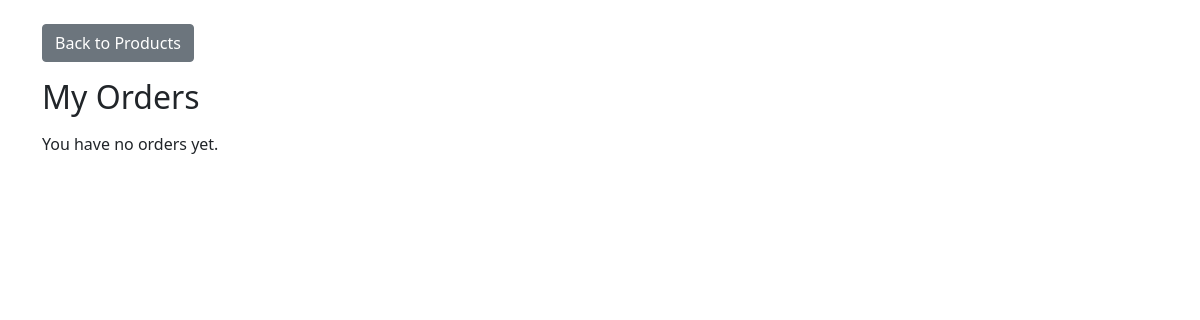
Before: /my_orders/ (signed in) with the older database file.
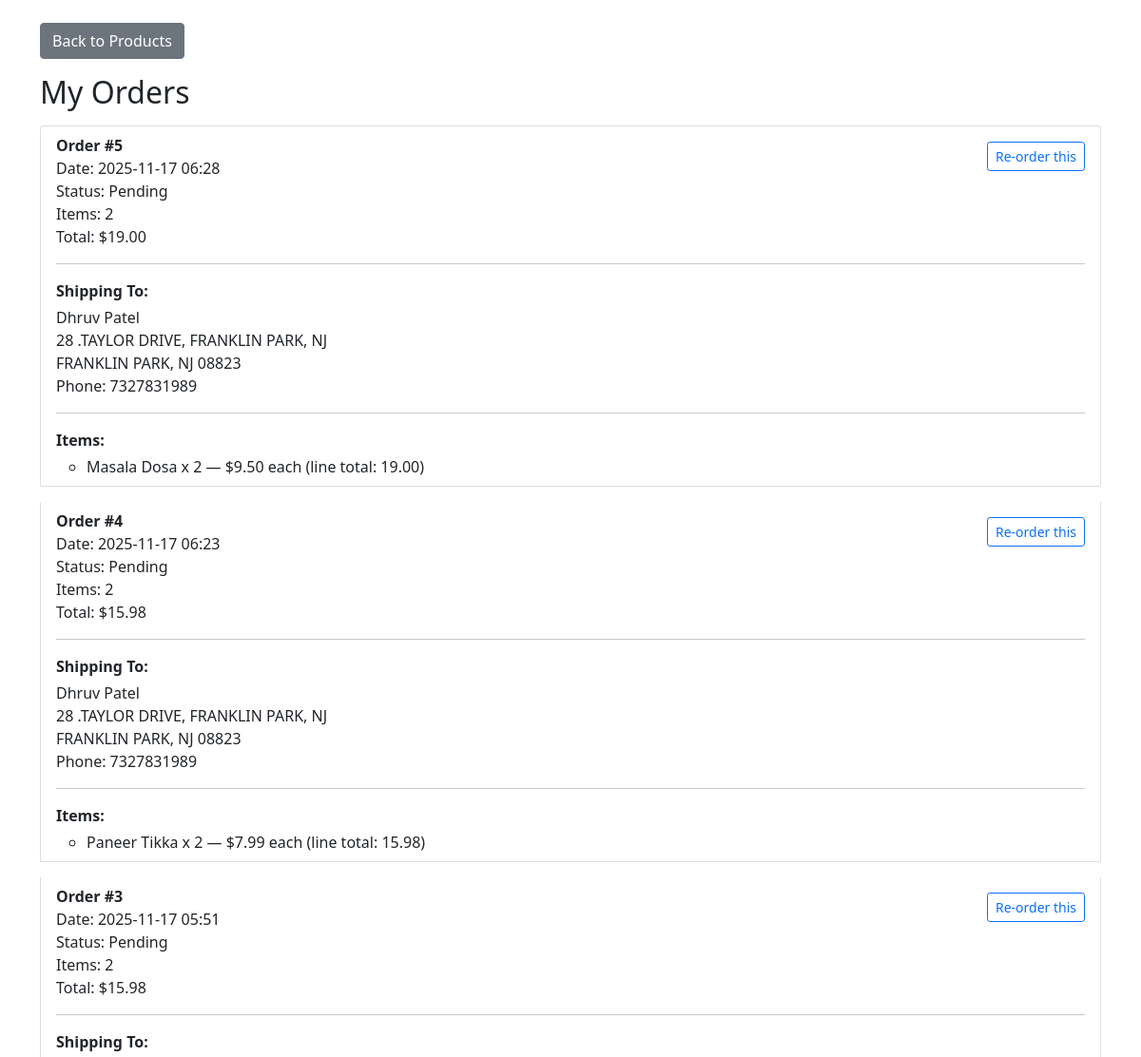
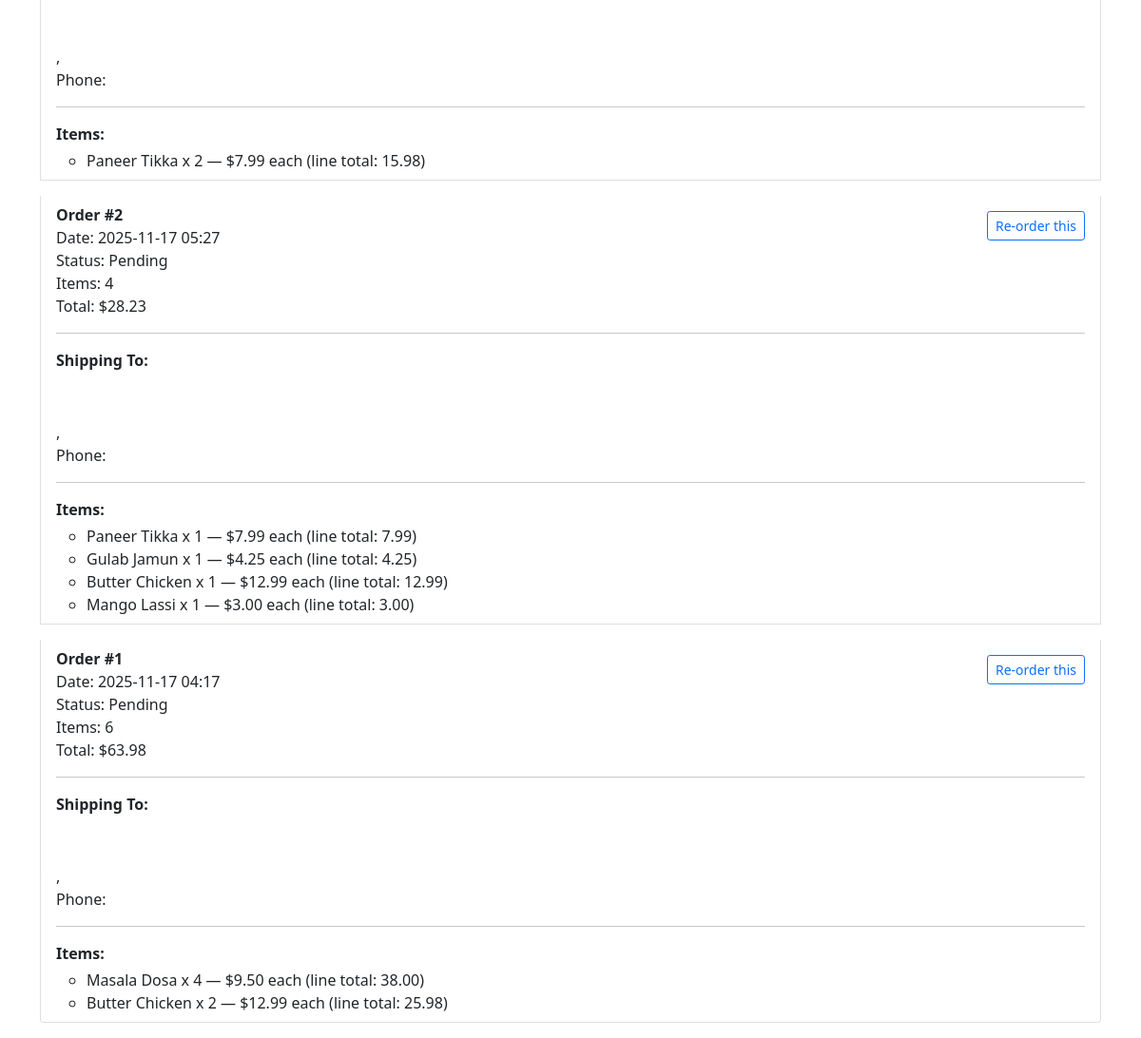
After: the same page with the newer database file (2 pictures, top to bottom).
### ecommerce_app/models.py (models this page shows, shortened)
class Order(models.Model):
    STATUS_CHOICES = [
        ("PENDING", "Pending"),
        ("PAID", "Paid"),
        ("CANCELLED", "Cancelled"),
    ]
    user = models.ForeignKey(
        settings.AUTH_USER_MODEL,
        on_delete=models.CASCADE,
        related_name="orders",
    )
    created_at = models.DateTimeField(auto_now_add=True)
    status = models.CharField(max_length=20, choices=STATUS_CHOICES, default="PENDING")
    total_quantity = models.PositiveIntegerField()
    total_price = models.DecimalField(max_digits=10, decimal_places=2)
    full_name = models.CharField(max_length=100, blank=True)
    phone = models.CharField(max_length=20, blank=True)
    street = models.CharField(max_length=255, blank=True)
    city = models.CharField(max_length=100, blank=True)
    state = models.CharField(max_length=100, blank=True)
    zip_code = models.CharField(max_length=20, blank=True)

class OrderItem(models.Model):
    order = models.ForeignKey(
        Order,
        on_delete=models.CASCADE,
        related_name="items",
    )
    product = models.ForeignKey("Product", on_delete=models.PROTECT)
    quantity = models.PositiveIntegerField()
    price_at_purchase = models.DecimalField(max_digits=10, decimal_places=2)
    def line_total(self):
        return self.quantity * self.price_at_purchase

class Product(models.Model):
    CATEGORY_CHOICES = [
        ('starters', 'Starters'),
        ('main_course', 'Main Course'),
        ('desserts', 'Desserts'),
        ('beverages', 'Beverages'),
    ]
    name = models.CharField(max_length=100)
    category = models.CharField(max_length=50, choices=CATEGORY_CHOICES)
    price = models.DecimalField(max_digits=10, decimal_places=2)
    image_name = models.CharField(max_length=100)  # This should match the image filename in static/images/
    times_added_to_cart = models.PositiveIntegerField(default=0)

### ecommerce_app/views.py (the view)
# urls.py: path("my_orders/", views.my_orders, name="my_orders"),
@login_required
def my_orders(request):
    orders = (
        Order.objects.filter(user=request.user)
        .order_by("-created_at")
        .prefetch_related("items__product")
    )
    return render(request, "my_orders.html", {"orders": orders})

### ecommerce_app/templates/my_orders.html (shortened to what this page needs)
<!DOCTYPE html>
<html lang="en">
<head>
  {% load static %}
  <link rel="stylesheet" href="{% static 'style.css' %}">
  <link href="https://cdn.jsdelivr.net/npm/bootstrap@5.0.2/dist/css/bootstrap.min.css"
        rel="stylesheet">
</head>
<body>
  <div class="container mt-4">
    <a href="{% url 'ecommerce_app:product' %}" class="btn btn-secondary mb-3">
      Back to Products
    </a>
    <h2>My Orders</h2>
    {% if orders %}
      <ul class="list-group mt-3">
        {% for order in orders %}
          <li class="list-group-item mb-3">
            <div class="d-flex justify-content-between">
              <div>
                <strong>Order #{{ order.id }}</strong><br>
                Date: {{ order.created_at|date:"Y-m-d H:i" }}<br>
                Status: {{ order.get_status_display }}<br>
                Items: {{ order.total_quantity }}<br>
                Total: ${{ order.total_price }}
              </div>
              <div class="text-end">
                <form method="post"
                      action="{% url 'ecommerce_app:reorder_order' order.id %}">
                  <button type="submit" class="btn btn-sm btn-outline-primary mt-2">
                    Re-order this
                  </button>
                </form>
              </div>
            </div>
            <hr>
            <p class="mb-1"><strong>Shipping To:</strong></p>
            <p class="mb-1">
              {{ order.full_name }}<br>
              {{ order.street }}<br>
              {{ order.city }}, {{ order.state }} {{ order.zip_code }}<br>
              Phone: {{ order.phone }}
            </p>
            <hr>
            <p class="mb-1"><strong>Items:</strong></p>
            <ul class="mb-0">
              {% for item in order.items.all %}
                <li>
                  {{ item.product.name }} x {{ item.quantity }}
                  — ${{ item.price_at_purchase }} each
                  (line total: {{ item.line_total }})
                </li>
              {% endfor %}
            </ul>
          </li>
        {% endfor %}
      </ul>
    {% else %}
      <p class="mt-3">You have no orders yet.</p>
    {% endif %}
  </div>
</body>
</html>

### ecommerce_app/static/style.css (style rules this page uses)
body { font-family: 'Segoe UI', sans-serif; background-color: #fefcf7; color: #333; margin: 0; padding: 0; }

Changed rows visible on the page:
added Order: id "5", created_at "2025-11-17 06:28", status "Pending", total_quantity "2", total_price "19.00", full_name "Dhruv Patel", street "28 .TAYLOR DRIVE, FRANKLIN PARK, NJ", city "FRANKLIN PARK", state "NJ", zip_code "08823", phone "7327831989"
added OrderItem: product.name "Masala Dosa", quantity "2", price_at_purchase "9.50", line_total "19.00", shown under "5"
added Order: id "4", created_at "2025-11-17 06:23", status "Pending", total_quantity "2", total_price "15.98", full_name "Dhruv Patel", street "28 .TAYLOR DRIVE, FRANKLIN PARK, NJ", city "FRANKLIN PARK", state "NJ", zip_code "08823", phone "7327831989"
added OrderItem: product.name "Paneer Tikka", quantity "2", price_at_purchase "7.99", line_total "15.98", shown under "4"
added Order: id "3", created_at "2025-11-17 05:51", status "Pending", total_quantity "2", total_price "15.98"
added OrderItem: product.name "Paneer Tikka", quantity "2", price_at_purchase "7.99", line_total "15.98", shown under "3"
added Order: id "2", created_at "2025-11-17 05:27", status "Pending", total_quantity "4", total_price "28.23"
added OrderItem: product.name "Paneer Tikka", quantity "1", price_at_purchase "7.99", line_total "7.99", shown under "2"
added OrderItem: product.name "Gulab Jamun", quantity "1", price_at_purchase "4.25", line_total "4.25", shown under "2"
added OrderItem: product.name "Butter Chicken", quantity "1", price_at_purchase "12.99", line_total "12.99", shown under "2"
added OrderItem: product.name "Mango Lassi", quantity "1", price_at_purchase "3.00", line_total "3.00", shown under "2"
added Order: id "1", created_at "2025-11-17 04:17", status "Pending", total_quantity "6", total_price "63.98"
added OrderItem: product.name "Masala Dosa", quantity "4", price_at_purchase "9.50", line_total "38.00", shown under "1"
added OrderItem: product.name "Butter Chicken", quantity "2", price_at_purchase "12.99", line_total "25.98", shown under "1"
Other visible differences:
text no longer shown: "You have no orders yet."
